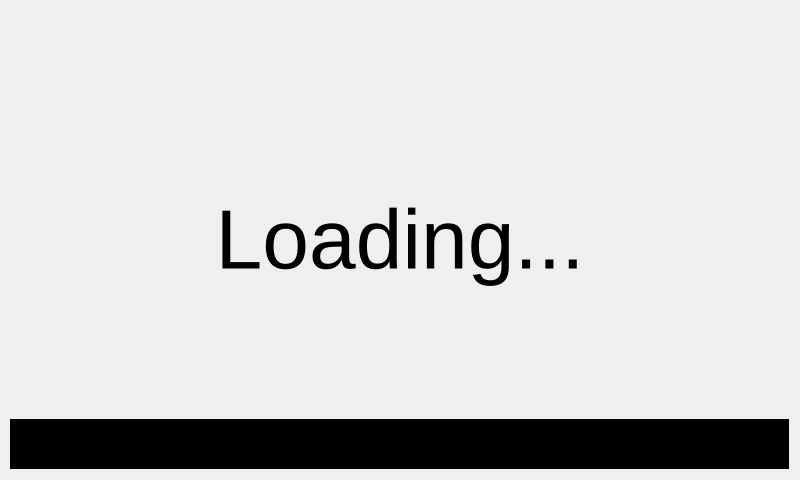
<?xml version="1.0" encoding="UTF-8"?>
<ui version="4.0">
 <class>MainWindow</class>
 <widget class="QMainWindow" name="MainWindow">
  <property name="geometry">
   <rect>
    <x>0</x>
    <y>0</y>
    <width>800</width>
    <height>480</height>
   </rect>
  </property>
  <property name="windowTitle">
   <string>MainWindow</string>
  </property>
  <widget class="QWidget" name="centralWidget">
   <widget class="QWidget" name="loading_screen_widget" native="true">
    <property name="enabled">
     <bool>true</bool>
    </property>
    <property name="geometry">
     <rect>
      <x>0</x>
      <y>-1</y>
      <width>801</width>
      <height>481</height>
     </rect>
    </property>
    <widget class="QLabel" name="loading_screen_lbl_loading">
     <property name="enabled">
      <bool>true</bool>
     </property>
     <property name="geometry">
      <rect>
       <x>0</x>
       <y>0</y>
       <width>800</width>
       <height>480</height>
      </rect>
     </property>
     <property name="font">
      <font>
       <pointsize>63</pointsize>
      </font>
     </property>
     <property name="text">
      <string>Loading...</string>
     </property>
     <property name="alignment">
      <set>Qt::AlignCenter</set>
     </property>
    </widget>
   </widget>
   <widget class="QWidget" name="single_app_widget" native="true">
    <property name="geometry">
     <rect>
      <x>0</x>
      <y>0</y>
      <width>800</width>
      <height>480</height>
     </rect>
    </property>
    <widget class="QWidget" name="verticalLayoutWidget">
     <property name="geometry">
      <rect>
       <x>-1</x>
       <y>-1</y>
       <width>801</width>
       <height>481</height>
      </rect>
     </property>
     <layout class="QVBoxLayout" name="verticalLayout">
      <item>
       <widget class="QWidget" name="single_app_main" native="true"/>
      </item>
      <item>
       <widget class="QWidget" name="single_app_bottom_bar" native="true">
        <property name="maximumSize">
         <size>
          <width>1000</width>
          <height>50</height>
         </size>
        </property>
        <widget class="QGraphicsView" name="graphicsView">
         <property name="geometry">
          <rect>
           <x>0</x>
           <y>0</y>
           <width>800</width>
           <height>50</height>
          </rect>
         </property>
         <property name="sizePolicy">
          <sizepolicy hsizetype="Expanding" vsizetype="Expanding">
           <horstretch>0</horstretch>
           <verstretch>0</verstretch>
          </sizepolicy>
         </property>
         <property name="palette">
          <palette>
           <active>
            <colorrole role="WindowText">
             <brush brushstyle="SolidPattern">
              <color alpha="255">
               <red>255</red>
               <green>255</green>
               <blue>255</blue>
              </color>
             </brush>
            </colorrole>
            <colorrole role="Button">
             <brush brushstyle="SolidPattern">
              <color alpha="255">
               <red>0</red>
               <green>0</green>
               <blue>0</blue>
              </color>
             </brush>
            </colorrole>
            <colorrole role="Light">
             <brush brushstyle="SolidPattern">
              <color alpha="255">
               <red>0</red>
               <green>0</green>
               <blue>0</blue>
              </color>
             </brush>
            </colorrole>
            <colorrole role="Midlight">
             <brush brushstyle="SolidPattern">
              <color alpha="255">
               <red>0</red>
               <green>0</green>
               <blue>0</blue>
              </color>
             </brush>
            </colorrole>
            <colorrole role="Dark">
             <brush brushstyle="SolidPattern">
              <color alpha="255">
               <red>0</red>
               <green>0</green>
               <blue>0</blue>
              </color>
             </brush>
            </colorrole>
            <colorrole role="Mid">
             <brush brushstyle="SolidPattern">
              <color alpha="255">
               <red>0</red>
               <green>0</green>
               <blue>0</blue>
              </color>
             </brush>
            </colorrole>
            <colorrole role="Text">
             <brush brushstyle="SolidPattern">
              <color alpha="255">
               <red>255</red>
               <green>255</green>
               <blue>255</blue>
              </color>
             </brush>
            </colorrole>
            <colorrole role="BrightText">
             <brush brushstyle="SolidPattern">
              <color alpha="255">
               <red>255</red>
               <green>255</green>
               <blue>255</blue>
              </color>
             </brush>
            </colorrole>
            <colorrole role="ButtonText">
             <brush brushstyle="SolidPattern">
              <color alpha="255">
               <red>255</red>
               <green>255</green>
               <blue>255</blue>
              </color>
             </brush>
            </colorrole>
            <colorrole role="Base">
             <brush brushstyle="SolidPattern">
              <color alpha="255">
               <red>0</red>
               <green>0</green>
               <blue>0</blue>
              </color>
             </brush>
            </colorrole>
            <colorrole role="Window">
             <brush brushstyle="SolidPattern">
              <color alpha="255">
               <red>0</red>
               <green>0</green>
               <blue>0</blue>
              </color>
             </brush>
            </colorrole>
            <colorrole role="Shadow">
             <brush brushstyle="SolidPattern">
              <color alpha="255">
               <red>0</red>
               <green>0</green>
               <blue>0</blue>
              </color>
             </brush>
            </colorrole>
            <colorrole role="AlternateBase">
             <brush brushstyle="SolidPattern">
              <color alpha="255">
               <red>0</red>
               <green>0</green>
               <blue>0</blue>
              </color>
             </brush>
            </colorrole>
            <colorrole role="ToolTipBase">
             <brush brushstyle="SolidPattern">
              <color alpha="255">
               <red>255</red>
               <green>255</green>
               <blue>220</blue>
              </color>
             </brush>
            </colorrole>
            <colorrole role="ToolTipText">
             <brush brushstyle="SolidPattern">
              <color alpha="255">
               <red>0</red>
               <green>0</green>
               <blue>0</blue>
              </color>
             </brush>
            </colorrole>
           </active>
           <inactive>
            <colorrole role="WindowText">
             <brush brushstyle="SolidPattern">
              <color alpha="255">
               <red>255</red>
               <green>255</green>
               <blue>255</blue>
              </color>
             </brush>
            </colorrole>
            <colorrole role="Button">
             <brush brushstyle="SolidPattern">
              <color alpha="255">
               <red>0</red>
               <green>0</green>
               <blue>0</blue>
              </color>
             </brush>
            </colorrole>
            <colorrole role="Light">
             <brush brushstyle="SolidPattern">
              <color alpha="255">
               <red>0</red>
               <green>0</green>
               <blue>0</blue>
              </color>
             </brush>
            </colorrole>
            <colorrole role="Midlight">
             <brush brushstyle="SolidPattern">
              <color alpha="255">
               <red>0</red>
               <green>0</green>
               <blue>0</blue>
              </color>
             </brush>
            </colorrole>
            <colorrole role="Dark">
             <brush brushstyle="SolidPattern">
              <color alpha="255">
               <red>0</red>
               <green>0</green>
               <blue>0</blue>
              </color>
             </brush>
            </colorrole>
            <colorrole role="Mid">
             <brush brushstyle="SolidPattern">
              <color alpha="255">
               <red>0</red>
               <green>0</green>
               <blue>0</blue>
              </color>
             </brush>
            </colorrole>
            <colorrole role="Text">
             <brush brushstyle="SolidPattern">
              <color alpha="255">
               <red>255</red>
               <green>255</green>
               <blue>255</blue>
              </color>
             </brush>
            </colorrole>
            <colorrole role="BrightText">
             <brush brushstyle="SolidPattern">
              <color alpha="255">
               <red>255</red>
               <green>255</green>
               <blue>255</blue>
              </color>
             </brush>
            </colorrole>
            <colorrole role="ButtonText">
             <brush brushstyle="SolidPattern">
              <color alpha="255">
               <red>255</red>
               <green>255</green>
               <blue>255</blue>
              </color>
             </brush>
            </colorrole>
            <colorrole role="Base">
             <brush brushstyle="SolidPattern">
              <color alpha="255">
               <red>0</red>
               <green>0</green>
               <blue>0</blue>
              </color>
             </brush>
            </colorrole>
            <colorrole role="Window">
             <brush brushstyle="SolidPattern">
              <color alpha="255">
               <red>0</red>
               <green>0</green>
               <blue>0</blue>
              </color>
             </brush>
            </colorrole>
            <colorrole role="Shadow">
             <brush brushstyle="SolidPattern">
              <color alpha="255">
               <red>0</red>
               <green>0</green>
               <blue>0</blue>
              </color>
             </brush>
            </colorrole>
            <colorrole role="AlternateBase">
             <brush brushstyle="SolidPattern">
              <color alpha="255">
               <red>0</red>
               <green>0</green>
               <blue>0</blue>
              </color>
             </brush>
            </colorrole>
            <colorrole role="ToolTipBase">
             <brush brushstyle="SolidPattern">
              <color alpha="255">
               <red>255</red>
               <green>255</green>
               <blue>220</blue>
              </color>
             </brush>
            </colorrole>
            <colorrole role="ToolTipText">
             <brush brushstyle="SolidPattern">
              <color alpha="255">
               <red>0</red>
               <green>0</green>
               <blue>0</blue>
              </color>
             </brush>
            </colorrole>
           </inactive>
           <disabled>
            <colorrole role="WindowText">
             <brush brushstyle="SolidPattern">
              <color alpha="255">
               <red>0</red>
               <green>0</green>
               <blue>0</blue>
              </color>
             </brush>
            </colorrole>
            <colorrole role="Button">
             <brush brushstyle="SolidPattern">
              <color alpha="255">
               <red>0</red>
               <green>0</green>
               <blue>0</blue>
              </color>
             </brush>
            </colorrole>
            <colorrole role="Light">
             <brush brushstyle="SolidPattern">
              <color alpha="255">
               <red>0</red>
               <green>0</green>
               <blue>0</blue>
              </color>
             </brush>
            </colorrole>
            <colorrole role="Midlight">
             <brush brushstyle="SolidPattern">
              <color alpha="255">
               <red>0</red>
               <green>0</green>
               <blue>0</blue>
              </color>
             </brush>
            </colorrole>
            <colorrole role="Dark">
             <brush brushstyle="SolidPattern">
              <color alpha="255">
               <red>0</red>
               <green>0</green>
               <blue>0</blue>
              </color>
             </brush>
            </colorrole>
            <colorrole role="Mid">
             <brush brushstyle="SolidPattern">
              <color alpha="255">
               <red>0</red>
               <green>0</green>
               <blue>0</blue>
              </color>
             </brush>
            </colorrole>
            <colorrole role="Text">
             <brush brushstyle="SolidPattern">
              <color alpha="255">
               <red>0</red>
               <green>0</green>
               <blue>0</blue>
              </color>
             </brush>
            </colorrole>
            <colorrole role="BrightText">
             <brush brushstyle="SolidPattern">
              <color alpha="255">
               <red>255</red>
               <green>255</green>
               <blue>255</blue>
              </color>
             </brush>
            </colorrole>
            <colorrole role="ButtonText">
             <brush brushstyle="SolidPattern">
              <color alpha="255">
               <red>0</red>
               <green>0</green>
               <blue>0</blue>
              </color>
             </brush>
            </colorrole>
            <colorrole role="Base">
             <brush brushstyle="SolidPattern">
              <color alpha="255">
               <red>0</red>
               <green>0</green>
               <blue>0</blue>
              </color>
             </brush>
            </colorrole>
            <colorrole role="Window">
             <brush brushstyle="SolidPattern">
              <color alpha="255">
               <red>0</red>
               <green>0</green>
               <blue>0</blue>
              </color>
             </brush>
            </colorrole>
            <colorrole role="Shadow">
             <brush brushstyle="SolidPattern">
              <color alpha="255">
               <red>0</red>
               <green>0</green>
               <blue>0</blue>
              </color>
             </brush>
            </colorrole>
            <colorrole role="AlternateBase">
             <brush brushstyle="SolidPattern">
              <color alpha="255">
               <red>0</red>
               <green>0</green>
               <blue>0</blue>
              </color>
             </brush>
            </colorrole>
            <colorrole role="ToolTipBase">
             <brush brushstyle="SolidPattern">
              <color alpha="255">
               <red>255</red>
               <green>255</green>
               <blue>220</blue>
              </color>
             </brush>
            </colorrole>
            <colorrole role="ToolTipText">
             <brush brushstyle="SolidPattern">
              <color alpha="255">
               <red>0</red>
               <green>0</green>
               <blue>0</blue>
              </color>
             </brush>
            </colorrole>
           </disabled>
          </palette>
         </property>
        </widget>
       </widget>
      </item>
     </layout>
    </widget>
   </widget>
  </widget>
 </widget>
 <layoutdefault spacing="6" margin="11"/>
 <resources/>
 <connections/>
</ui>
